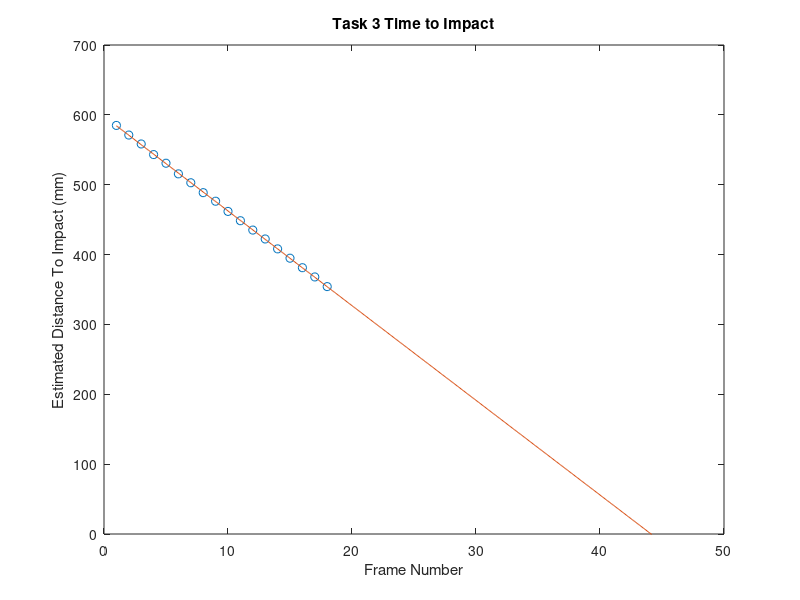

This chart was generated by the following MATLAB code:
clc;
clear all;

distance_to_impact = [584.873;
                    571.102;
                    558.315;
                    543.137;
                    530.76;
                    515.551;
                    502.809;
                    488.632;
                    476.378;
                    461.778;
                    448.467;
                    435.075;
                    422.326;
                    408.151;
                    394.813;
                    381.213;
                    367.98;
                    354.149];

t = 1:1:18;

A = [t', ones(18,1)];

b = distance_to_impact;

x = A\b;

t_fine = 1:0.1:50;

line = x(1)*t_fine + x(2);

figure(1)
plot(t,distance_to_impact, 'o',t_fine,line)
axis([0,50,0,700])
xlabel('Frame Number')
ylabel('Estimated Distance To Impact (mm)')
title('Task 3 Time to Impact')